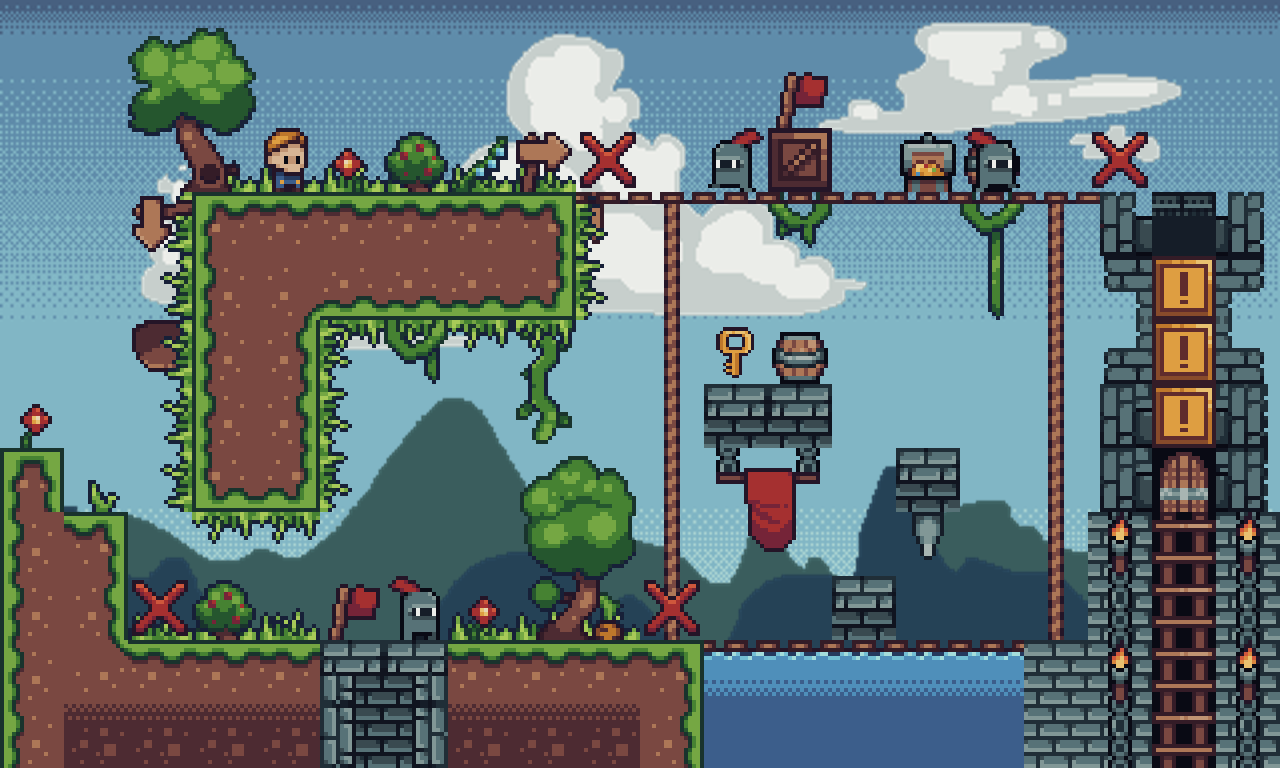

A level layout from a 2D game, rendered from its tile map. Below: a short description, then the map file with tile-grid data replaced by summaries:
An orthogonal 20x12 tile map with 64x64 px tiles, 13 tile layers (dentro-ncolide, terreno-colide, decoracao-ncolide, decoracao2-ncolide, ...), 3 tilesets, 4 image layers.

<map version="1.10" tiledversion="1.10.2" orientation="orthogonal" renderorder="right-down" width="20" height="12" tilewidth="64" tileheight="64" infinite="0" nextlayerid="26" nextobjectid="1">
 <tileset firstgid="1" source="../assets/tiles/TILEMAP/tilesets/porta.tsx" />
 <tileset firstgid="2" source="../assets/tiles/TILEMAP/tilesets/forest.tsx" />
 <tileset firstgid="1026" source="../assets/tiles/TILEMAP/tilesets/chave.tsx" />
 <imagelayer id="11" name="ceu">
  <image source="../assets/backgrounds/Mountains/1 layer Mountains.png" width="1280" height="768" />
 </imagelayer>
 <imagelayer id="12" name="montanha">
  <image source="../assets/backgrounds/Mountains/2 layer Mountains.png" width="1280" height="768" />
 </imagelayer>
 <imagelayer id="14" name="montanha2">
  <image source="../assets/backgrounds/Mountains/3 layer Mountains.png" width="1280" height="768" />
 </imagelayer>
 <imagelayer id="13" name="nuvem-animado">
  <image source="../assets/backgrounds/Mountains/4 layer Mountains.png" width="1280" height="768" />
 </imagelayer>
 <layer id="10" name="dentro-ncolide" width="20" height="12">
  <properties>
   <property name="Colisao" type="bool" value="false" />
  </properties>
  <data>[240 cells, 12 non-empty, 3 distinct tile ids]</data>
 </layer>
 <layer id="1" name="terreno-colide" width="20" height="12">
  <properties>
   <property name="Colisao" type="bool" value="true" />
  </properties>
  <data>[240 cells, 84 non-empty, 23 distinct tile ids]</data>
 </layer>
 <layer id="3" name="decoracao-ncolide" width="20" height="12">
  <properties>
   <property name="Colisao" type="bool" value="false" />
  </properties>
  <data>[240 cells, 76 non-empty, 23 distinct tile ids]</data>
 </layer>
 <layer id="24" name="decoracao2-ncolide" width="20" height="12">
  <data>[240 cells, 16 non-empty, 11 distinct tile ids]</data>
 </layer>
 <layer id="5" name="ponte-colide" width="20" height="12">
  <properties>
   <property name="Colisao" type="bool" value="true" />
  </properties>
  <data>[240 cells, 14 non-empty, 2 distinct tile ids]</data>
 </layer>
 <layer id="4" name="arvores-ncolide" width="20" height="12">
  <properties>
   <property name="Colisao" type="bool" value="false" />
  </properties>
  <data>[240 cells, 18 non-empty, 14 distinct tile ids]</data>
 </layer>
 <layer id="2" name="porta" width="20" height="12">
  <data>[240 cells, 1 non-empty, 1 distinct tile ids]</data>
 </layer>
 <layer id="9" name="chave" width="20" height="12">
  <data>[240 cells, 1 non-empty, 1 distinct tile ids]</data>
 </layer>
 <layer id="6" name="normal-player" class="paaaa" width="20" height="12">
  <data>[240 cells, 1 non-empty, 1 distinct tile ids]</data>
 </layer>
 <layer id="25" name="espinho-dano" width="20" height="12">
  <data>[240 cells, 2 non-empty, 1 distinct tile ids]</data>
 </layer>
 <layer id="7" name="cavaleiro-inimigo" width="20" height="12">
  <properties>
   <property name="speed" type="int" value="2" />
  </properties>
  <data>[240 cells, 3 non-empty, 2 distinct tile ids]</data>
 </layer>
 <layer id="22" name="libera_chave" width="20" height="12">
  <data>[240 cells, 3 non-empty, 1 distinct tile ids]</data>
 </layer>
 <layer id="15" name="colisao_inimigo" width="20" height="12">
  <data>[240 cells, 4 non-empty, 1 distinct tile ids]</data>
 </layer>
</map>
